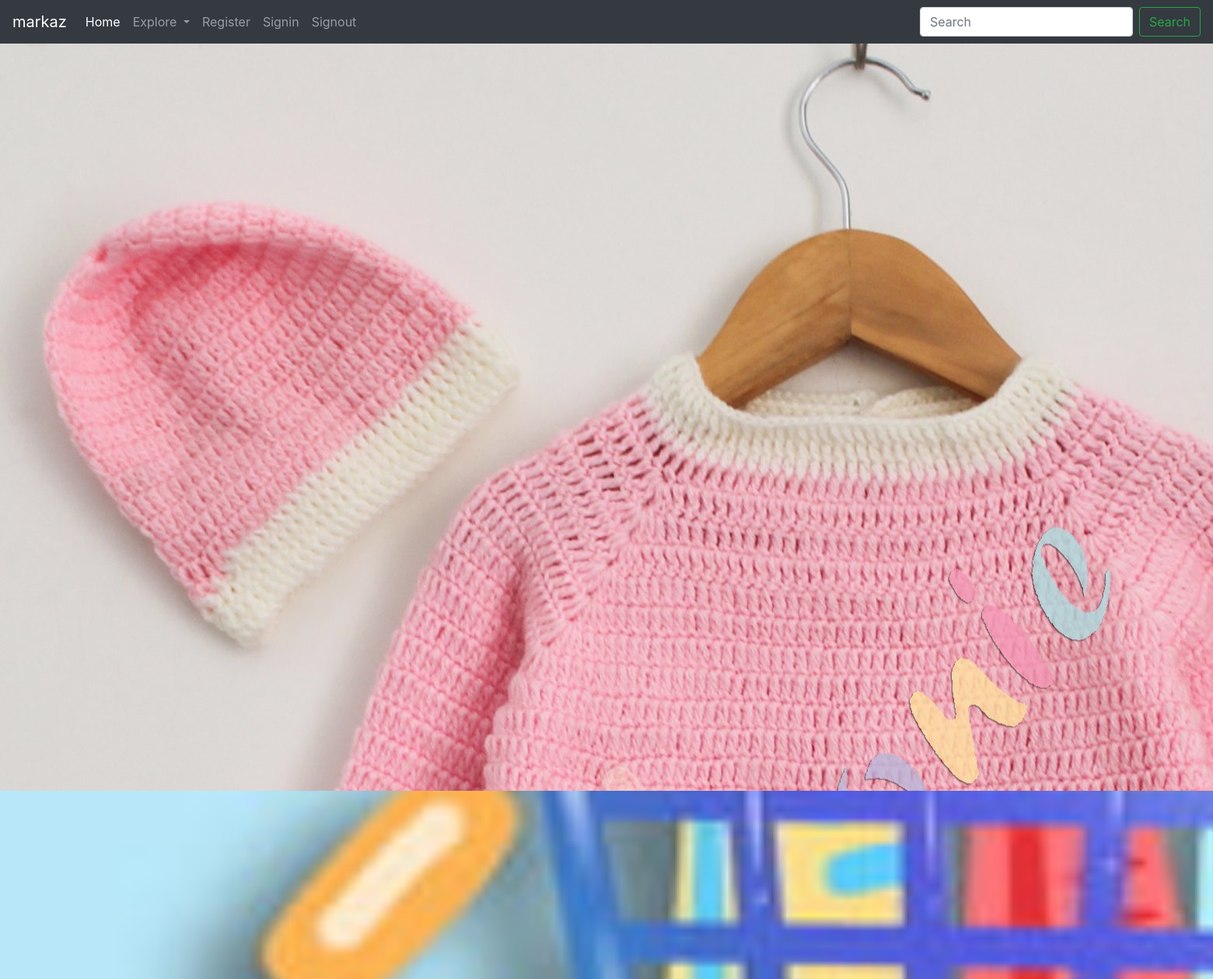
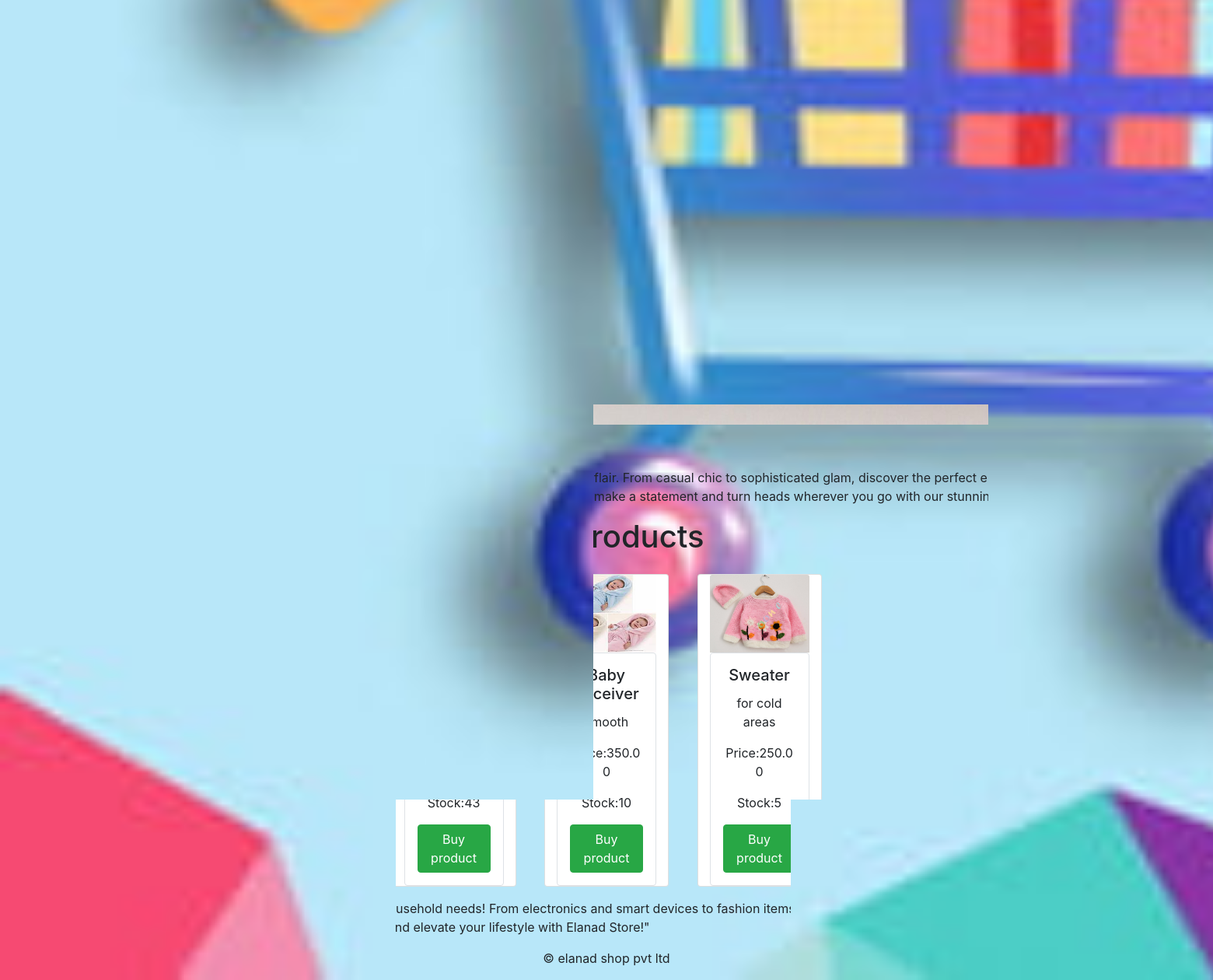
Screenshot of /cloth/ with the database file from the repository (2 pictures, top to bottom).
### shop/models.py (models this page shows, shortened)
class Category(models.Model):
    name = models.CharField(max_length=50, unique=True)
    slug = models.SlugField(max_length=50, unique=True)
    desc = models.TextField(blank=True)
    image = models.ImageField(upload_to="Category", blank=True)

class Products(models.Model):
    name = models.CharField(max_length=50, unique=True)
    slug = models.SlugField(max_length=50, unique=True)
    desc = models.TextField(blank=True)
    image = models.ImageField(upload_to="Products", blank=True)
    price = models.DecimalField(max_digits=10, decimal_places=2)
    stock = models.IntegerField()
    available = models.BooleanField(default=True)
    category = models.ForeignKey(Category, on_delete=models.CASCADE)

### shop/views.py (the view)
# urls.py: 2. Add a URL to urlpatterns:  path('', views.home, name='home')
def home(request, slug_c=None):
    page_c = None
    if slug_c != None:
        page_c = get_object_or_404(Category, slug=slug_c)
        product = Products.objects.all().filter(category=page_c, available=True)
    else:
        product = Products.objects.all().filter(available=True)
    return render(request, 'home.html', {'category': page_c, 'product': product})

### templates/home.html (shortened to what this page needs)
{% extends 'base.html' %}
{% block content %}
<div>
  {% if category %}
  <img src="{{category.image.url}}">
</div>
<div>
  <h1> {{category.name}}</h1>
  <p> {{category.desc}}</p>
</div>
{% endif %}
<div class="container text-center">
  <h1 align="center">Our products</h1>
{% for prod in product %}
<div class="card text-center mx-3 my-3 col-12 col-md-4 col-lg-3 col-xl-2" style="width: 10rem;  display:inline-block; p:5px">
  <img class="card-img-top" src="{{prod.image.url}}"  alt="Card image cap" width="150px" height="100px">
  <div class="card-body mx-auto p-3  text-center border rounded">
    <h5 class="card-title">{{prod.name}}</h5>
    <p class="card-text">{{prod.desc}}</p>
    <p class="card-price">Price:{{prod.price}}</p>
    <p class="card-stock">Stock:{{prod.stock}}</p>
    <a href="#" class="btn btn-success">Buy product</a>
  </div>
</div>
{% endfor %}
</div>
<div>
  <p class="desc">"Welcome to Elanad Store, your one-stop destination for
    all your household needs! From electronics and smart devices
    to fashion items and kitchen utensils, we've got you covered.
    Discover a seamless shopping experience where quality meets
    affordability. Shop now and elevate your lifestyle with Elanad Store!"
</p>
</div>
{% endblock %}

### templates/base.html (shortened to what this page needs)
<!DOCTYPE html>
<html lang="en" xmlns:text-color="http://www.w3.org/1999/xhtml" xmlns:color="http://www.w3.org/1999/xhtml">
{% load static %}
<head>
    <link rel="stylesheet" href="https://cdn.jsdelivr.net/npm/bootstrap@4.4.1/dist/css/bootstrap.min.css">
</head>
<body>
{% include 'navbar.html' %}
{% block content %}
{% endblock%}
<div class="footer" navbar-fixed-bottom navbar-dark bg-dark>
  <center>
<p>&copy; elanad shop pvt ltd</p>
    </center>
</div>
</body>
</html>

### templates/navbar.html (shortened to what this page needs)
<nav class="navbar navbar-expand-lg navbar-dark bg-dark">
  <a class="navbar-brand" href="#">markaz</a>
  <div class="collapse navbar-collapse" id="navbarSupportedContent">
    <ul class="navbar-nav mr-auto">
      <li class="nav-item active">
        <a class="nav-link" href="#" >Home <span class="sr-only">(current)</span></a>
      <li class="nav-item dropdown">
        <a class="nav-link dropdown-toggle" href="#" id="navbarDropdown" role="button" data-toggle="dropdown" aria-haspopup="true" aria-expanded="false">
          Explore
        </a>
      </li>
      <li class="nav-item">
        <a class="nav-link " href="signup"  >Register</a>
      </li>
      <li class="nav-item">
        <a class="nav-link " href="signin" tabindex="-1" >Signin</a>
      </li>
      <li class="nav-item">
        <a class="nav-link " href="signout"  >Signout</a>
      </li>
    </ul>
    <form class="form-inline my-2 my-lg-0">
      <input class="form-control mr-sm-2" type="search" placeholder="Search" aria-label="Search">
      <button class="btn btn-outline-success my-2 my-sm-0" type="submit">Search</button>
    </form>
  </div>
</nav>

### templates/base.html (style rules this page uses)
body { background: url("/static/img/theme.png") no-repeat fixed; background-size:cover; background-opacity: 0.5; }

### rows the page displays
Category: image (picture), desc "Step into style with our vibrant collection of clothing, where every stitch tells a story of elegance and flair. From casual chic to sophisticated glam, discover the perfect ensemble to elevate your wardrobe. Dive into a world of fashion-forward designs and timeless classics, curated just for you. Get ready to make a statement and turn heads wherever you go with our stunning array of clothing options."
Products: image (picture), name "T-shirt", stock "43"
Products: image (picture), name "Baby Receiver", desc "smooth", price "350.00", stock "10"
Products: image (picture), name "Sweater", desc "for cold areas", price "250.00", stock "5"
